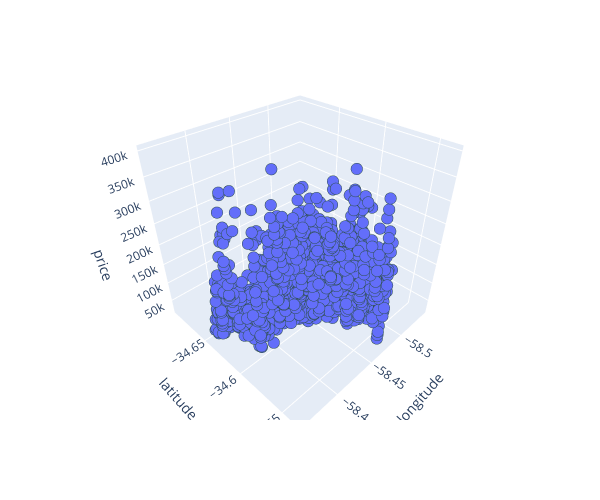

The cell this chart's notebook holds for it:
### Code cell
fig = px.scatter_3d(
    df, x="lon",y="lat",
    z="price_aprox_usd",
    labels={"lon": "longitude", "lat": "latitude", "price_aprox_usd":"price"},
    width=600, height=500,
)

fig.update_traces(
    marker={"size": 4, "line": {"width":2, "color": "DarkSlateGrey"}},
    selector={"mode": "markers"},
)

fig.show()

### Figure 1 — Plotly figure (JSON) as saved in the notebook; plotly's stock layout.template omitted (floating-point values rounded to 4 significant figures; data arrays with more than 128 entries replaced by an {"elided": "..."} marker saying what was removed)
{"data": [{"hovertemplate": "longitude=%{x}<br>latitude=%{y}<br>price=%{z}<extra></extra>", "legendgroup": "", "marker": {"color": "#636efa", "line": {"color": "DarkSlateGrey", "width": 2}, "size": 4, "symbol": "circle"}, "mode": "markers", "name": "", "scene": "scene", "showlegend": false, "type": "scatter3d", "x": {"elided": "2658 float values"}, "y": {"elided": "2658 float values"}, "z": {"elided": "2658 float values"}}], "layout": {"height": 500, "legend": {"tracegroupgap": 0}, "margin": {"t": 60}, "scene": {"domain": {"x": [0, 1], "y": [0, 1]}, "xaxis": {"title": {"text": "longitude"}}, "yaxis": {"title": {"text": "latitude"}}, "zaxis": {"title": {"text": "price"}}}, "width": 600}}
